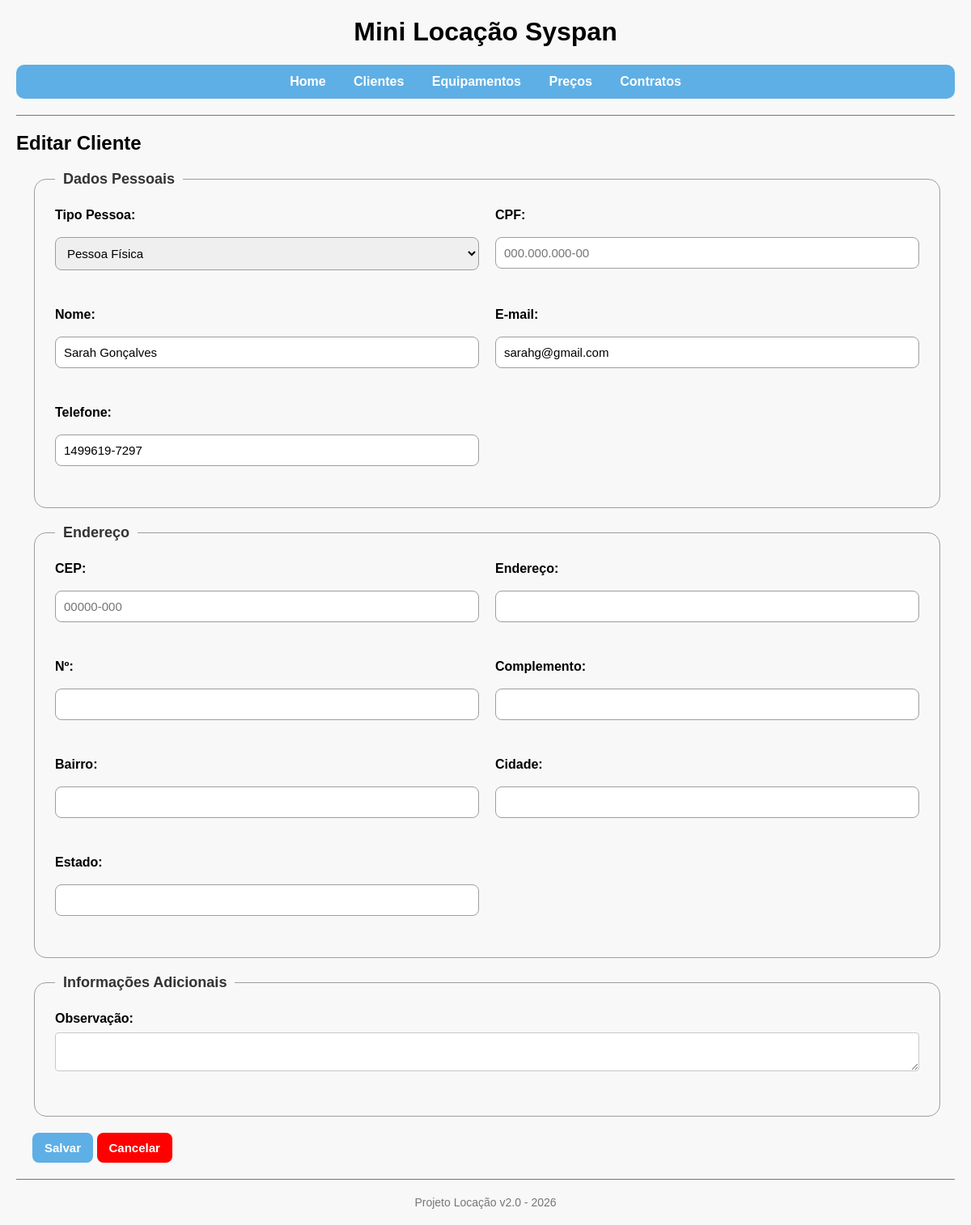
/projeto-locacao/clientes/editar.php?id=4, run on an earlier commit of the app's database.
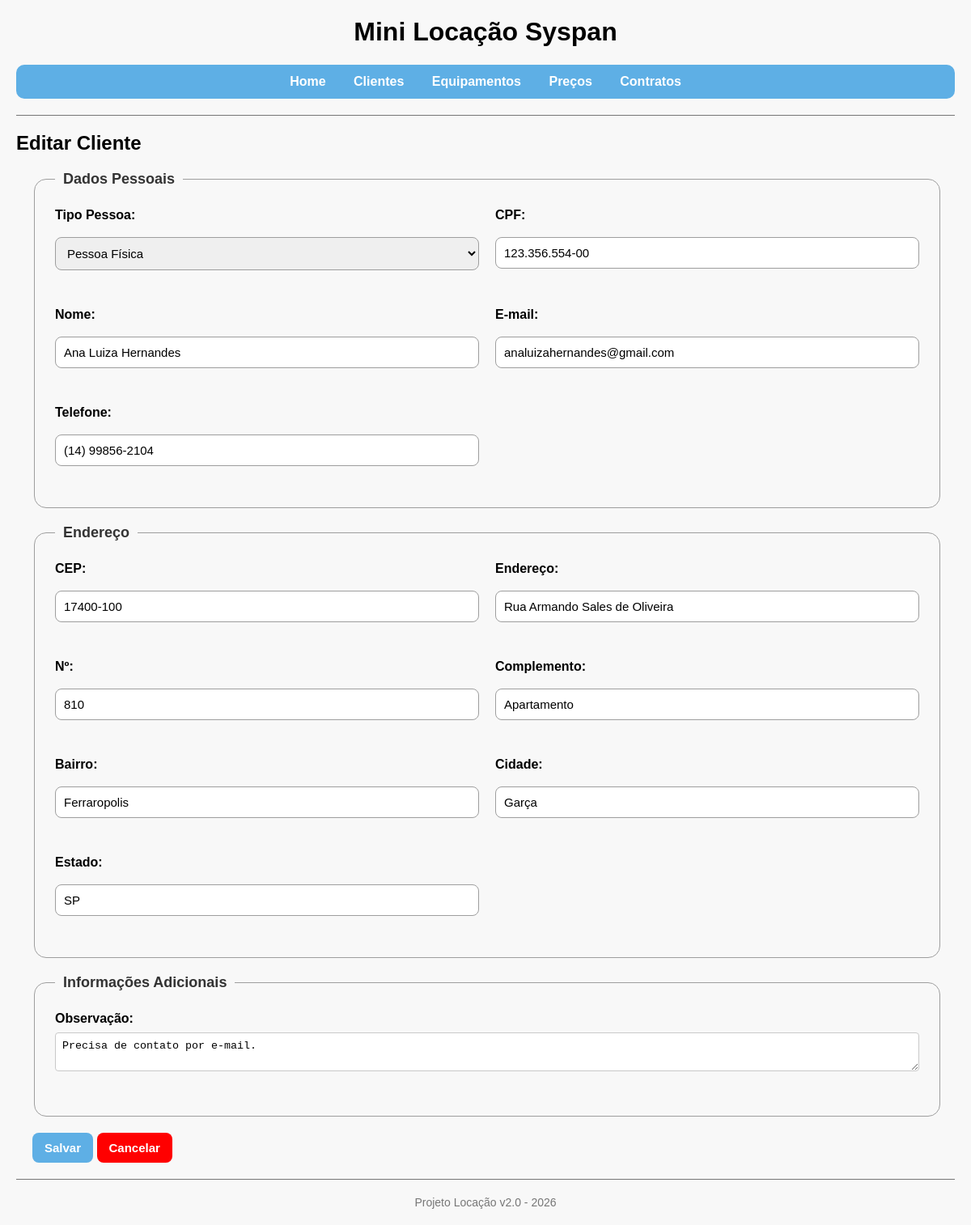
And on a later commit of the database.
### tables this page shows
CREATE TABLE IF NOT EXISTS clientes (
 id INT AUTO_INCREMENT PRIMARY KEY,
 tipo_pessoa ENUM('F','J') NOT NULL DEFAULT 'F',
 nome VARCHAR(120) NOT NULL,
 cpf_cnpj VARCHAR(18) NOT NULL UNIQUE,
 email VARCHAR(120) NOT NULL,
 telefone VARCHAR(20) NULL,
 cep VARCHAR(9) NULL,
 endereco VARCHAR(150) NULL,
 numero VARCHAR(10) NULL,
 complemento VARCHAR(100) NULL,
 bairro VARCHAR(80) NULL,
 cidade VARCHAR(80) NULL,
 estado CHAR(2) NULL,
 observacao VARCHAR(255) NULL,
 created_at DATETIME NOT NULL DEFAULT CURRENT_TIMESTAMP,
 updated_at DATETIME NULL DEFAULT CURRENT_TIMESTAMP ON UPDATE CURRENT_TIMESTAMP
);

### projeto-locacao/helpers.php (called while the page is built, shortened)
<?php
    function e(string $value): string {
        return htmlspecialchars($value, ENT_QUOTES | ENT_SUBSTITUTE, 'UTF-8');
    }
?>

### projeto-locacao/clientes/editar.php (the view, shortened to what this page needs)
<?php
    require_once '../conexao.php';
    require_once '../helpers.php';
    $id = obterId();
    $sql = 'SELECT id, tipo_pessoa, nome, cpf_cnpj, email, telefone, cep, endereco, numero,
            complemento, bairro, cidade, estado, observacao FROM clientes WHERE id = :id';
    $consulta = $pdo->prepare($sql);
    $consulta -> execute([':id' => $id]);
    $cliente = $consulta->fetch();
    $tipo_pessoa = $cliente['tipo_pessoa'];
    $nome = $cliente['nome'];
    $cpf_cnpj = $cliente['cpf_cnpj'];
    $email = $cliente['email'];
    $telefone = $cliente['telefone'];
    $cep = $cliente['cep'];
    $endereco = $cliente['endereco'];
    $numero = $cliente['numero'];
    $complemento = $cliente['complemento'];
    $bairro = $cliente['bairro'];
    $cidade = $cliente['cidade'];
    $estado = $cliente['estado'];
    $observacao = $cliente['observacao'];
    require_once '../layout/header.php';
?>
<h2>Editar Cliente</h2>
<form method="POST" class="form-grid">
    <fieldset>
        <legend>Dados Pessoais</legend>
        <div class="grid-campos">
            <div class="campo-form">
                <label>Tipo Pessoa:</label><br>
                <select id="tipo_pessoa" name="tipo_pessoa" required>
                    <option value="F" <?= $tipo_pessoa == 'F' ? 'selected' : '' ?>>Pessoa Física</option>
                </select><br>
            </div>
            <div class="campo-form">
                <label id="label_cpf_cnpj">CPF:</label><br>
                <input type="text" id="cpf_cnpj" maxlength="14" name="cpf_cnpj" value="<?= e($cpf_cnpj ?? '') ?>" placeholder="000.000.000-00" required><br>
            </div>
            <div class="campo-form">
                <label>Nome:</label><br>
                <input type="text" name="nome" value="<?= e($nome ?? '') ?>" required><br>
            </div>
            <div class="campo-form">
                <label>E-mail:</label><br>
                <input type="email" name="email" value="<?= e($email ?? '') ?>" required><br>
            </div>
            <div class="campo-form">
                <label>Telefone:</label><br>
                <input type="text" id="telefone" maxlength="15" name="telefone" value="<?= e($telefone ?? '') ?>" placeholder="(14) 99999-9999" required><br>
            </div>
        </div>
    </fieldset>
    <fieldset>
        <legend>Endereço</legend>
        <div class="grid-campos">
            <div class="campo-form">
                <label>CEP:</label><br>
                <input type="text" id="cep" maxlength="9" name="cep" value="<?= e($cep ?? '') ?>" placeholder="00000-000" required><br>
            </div>
            <div class="campo-form">
                <label>Endereço:</label><br>
                <input type="text" id="endereco" name="endereco" value="<?= e($endereco ?? '') ?>" required><br>
            </div>
            <div class="campo-form">
                <label>Nº:</label><br>
                <input type="text" name="numero" value="<?= e($numero ?? '') ?>" required><br>
            </div>
            <div class="campo-form">
                <label>Complemento:</label><br>
                <input type="text" name="complemento" value="<?= e($complemento ?? '') ?>"><br>
            </div>
            <div class="campo-form">
                <label>Bairro:</label><br>
                <input type="text" id="bairro" name="bairro" value="<?= e($bairro ?? '') ?>" required><br>
            </div>
            <div class="campo-form">
                <label>Cidade:</label><br>
                <input type="text" id="cidade" name="cidade" value="<?= e($cidade ?? '') ?>" required><br>
            </div>
            <div class="campo-form">
                <label>Estado:</label><br>
                <input type="text" id="estado" maxlength="2" name="estado" value="<?= e($estado ?? '') ?>" required><br>
            </div>
        </div>
    </fieldset>
    <fieldset>
        <legend>Informações Adicionais</legend>
        <div class="campo">
            <label>Observação:</label><br>
            <textarea name="observacao"><?= e($observacao ?? '') ?></textarea><br><br>
        </div>
    </fieldset>
    <div class="botoes-acoes">
        <button type="submit">Salvar</button>
        <a class="botao-cancelar" href="listar.php">Cancelar</a>
    </div>
</form>
<?php require_once '../layout/footer.php'; ?>

What changed in the data, as far as the page shows it:
changed clientes "Pessoa Física": cpf_cnpj (not shown) → "123.356.554-00"; nome "Sarah Gonçalves" → "Ana Luiza Hernandes"; email "sarahg@gmail.com" → "analuizahernandes@gmail.com"; telefone "1499619-7297" → "(14) 99856-2104"; cep (not shown) → "17400-100"; endereco (not shown) → "Rua Armando Sales de Oliveira"; numero (not shown) → "810"; complemento (not shown) → "Apartamento"; bairro (not shown) → "Ferraropolis"; cidade (not shown) → "Garça"; estado (not shown) → "SP"; observacao (not shown) → "Precisa de contato por e-mail."
